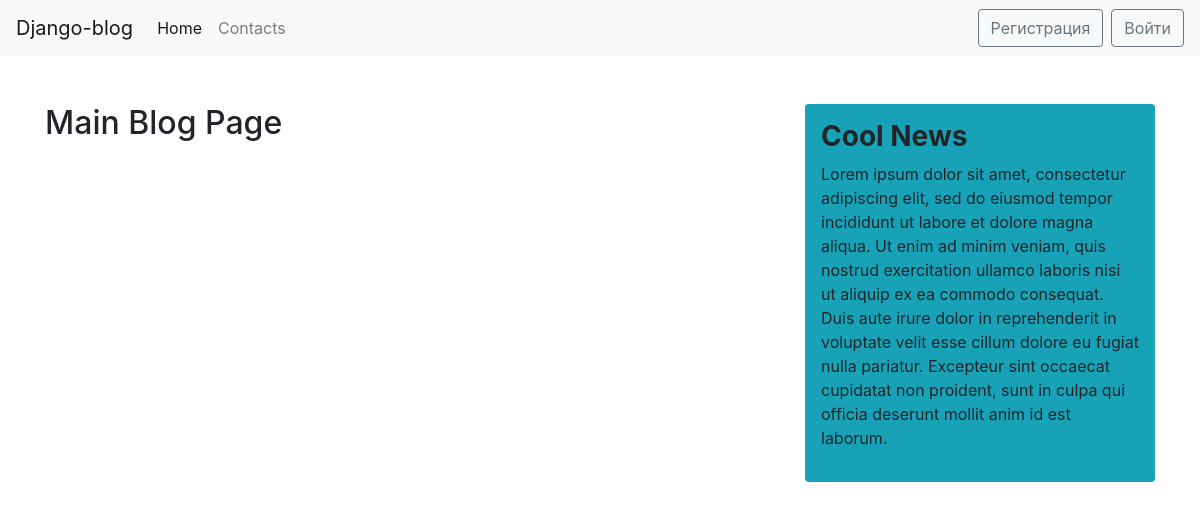
Before: / with the older database file.
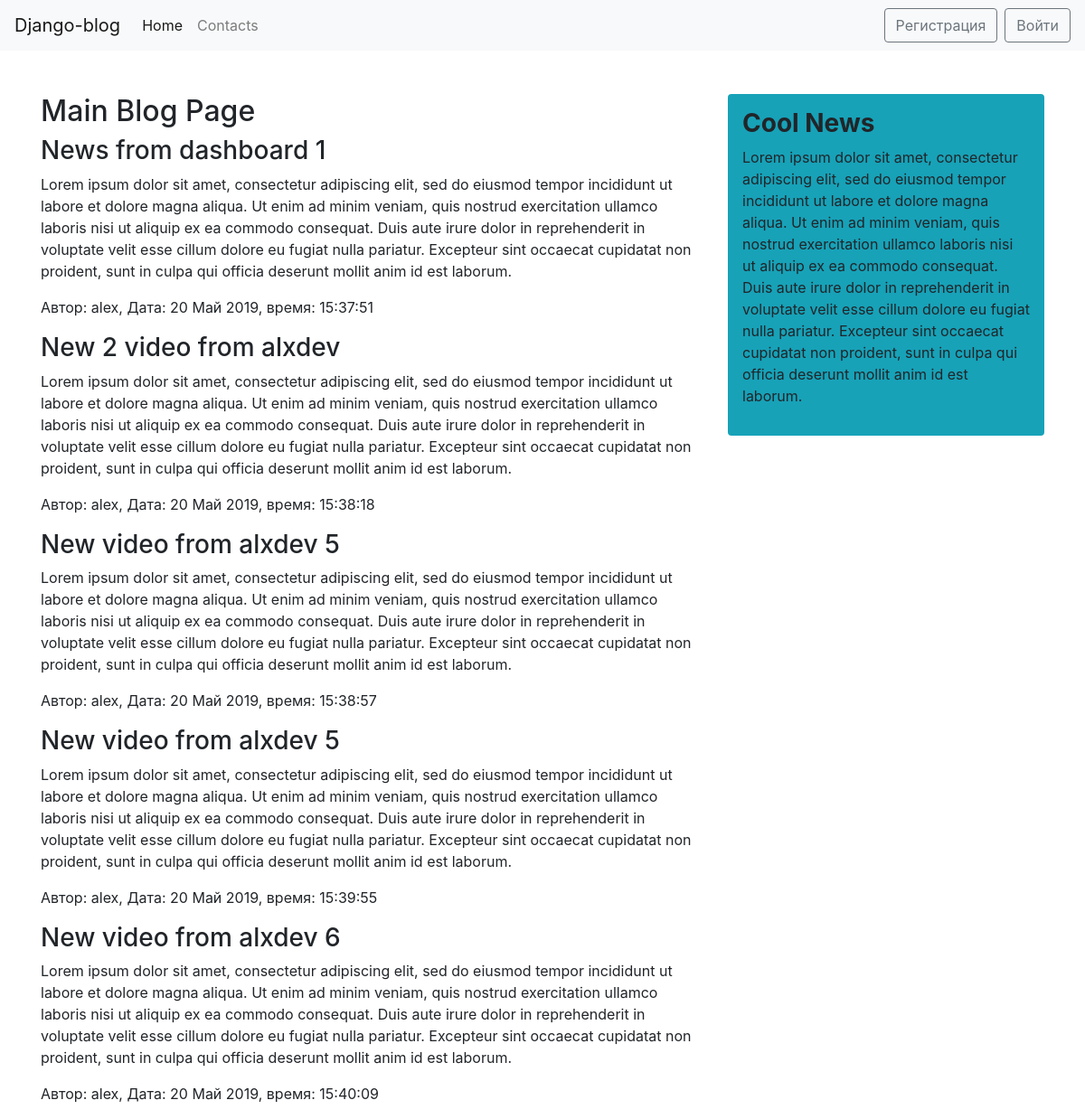
After: the same page with the newer database file.
### blog/models.py (models this page shows)
class News(models.Model):
    title = models.CharField(max_length=100)
    text = models.TextField()
    date = models.DateTimeField(default=timezone.now)
    author = models.ForeignKey(User, on_delete=models.CASCADE)

### blog/views.py (the view)
# urls.py: path('', views.home, name='blog-home'),
def home(request):
    data = {
        'news': News.objects.all(),
        'title': 'Main Blog Page'
    }
    return render(request, 'blog/home.html', data)

### blog/templates/blog/home.html
{% extends 'blog/main.html' %}
{% block main_section %}
    <h2>{{title}}</h2>
    {% for post in news %}
        <h3>{{post.title}}</h3>
        <p>{{post.text}}</p>
    {% if post.author %}
        <p>Автор: {{post.author}}, Дата: {{post.date | date:"j F Y, время: H:i:s"}}</p>
    {% else %}
        <p>Автор: Админ</p>
    {% endif %}
    {% endfor %}
{% endblock main_section%}

### blog/templates/blog/main.html (shortened to what this page needs)
{% load static %}
<!doctype html>
<html lang="en">
<head>
    <link rel="stylesheet" href="https://stackpath.bootstrapcdn.com/bootstrap/4.3.1/css/bootstrap.min.css">
    <link rel="stylesheet" href="{% static 'blog/css/style.css' %}">
</head>
<body>
<nav class="navbar navbar-expand-lg navbar-light bg-light mb-5">
    <a class="navbar-brand" href="{% url 'blog-home' %}">Django-blog</a>
    <div class="collapse navbar-collapse" id="navbarSupportedContent">
        <ul class="navbar-nav mr-auto">
            <li class="nav-item active">
                <a class="nav-link" href="{% url 'blog-home' %}">Home <span class="sr-only">(current)</span></a>
            </li>
            <li class="nav-item">
                <a class="nav-link" href="{% url 'blog-contacts' %}">Contacts</a>
            </li>
        </ul>
    </div>
    <div class="navbar-nav">
      {% if user.is_authenticated %}
        <a href="{% url 'profile' %}" class="btn btn-outline-secondary mr-2">Профиль</a>
        <a href="{% url 'exit' %}" class="btn btn-outline-secondary">Выйти</a>
      {% else %}
        <a href="{% url 'reg' %}" class="btn btn-outline-secondary mr-2">Регистрация</a>
        <a href="{% url 'user' %}" class="btn btn-outline-secondary">Войти</a>
      {% endif %}
    </div>
</nav>
<main class="container">
    <div class="row">
        <div class="col-md-8">
            {% block main_section%}
            {% endblock main_section%}
        </div>
        <aside class="col-md-4">
            <div class="bg-info p-3 mb-3 rounded">
                <h3><b>Cool News</b></h3>
                <p>
                    Lorem ipsum dolor sit amet, consectetur adipiscing elit, sed do eiusmod tempor incididunt ut labore
                    et dolore magna aliqua. Ut enim ad minim veniam, quis nostrud exercitation ullamco laboris nisi ut
                    aliquip ex ea commodo consequat. Duis aute irure dolor in reprehenderit in voluptate velit esse
                    cillum dolore eu fugiat nulla pariatur. Excepteur sint occaecat cupidatat non proident, sunt in
                    culpa qui officia deserunt mollit anim id est laborum.
                </p>
            </div>
            <div class="p-3 mb-3">
            </div>
            <div class="p-3 mb-3">
            </div>
        </aside>
    </div>
</main>
</body>
</html>

Changed rows visible on the page:
added News: title "News from dashboard 1", text "Lorem ipsum dolor sit amet, consectetur adipiscing elit, sed do eiusmod tempor incididunt ut labore et dolore magna aliqua. Ut enim ad minim veniam, quis nostrud exercitation ullamco laboris nisi ut aliquip ex ea commodo consequat. Duis aute irure dolor in reprehenderit in voluptate velit esse cillum dolore eu fugiat nulla pariatur. Excepteur sint occaecat cupidatat non proident, sunt in culpa qui officia deserunt mollit anim id est laborum.", author "alex", date "20 Май 2019, время: 15:37:51"
added News: title "New 2 video from alxdev", text "Lorem ipsum dolor sit amet, consectetur adipiscing elit, sed do eiusmod tempor incididunt ut labore et dolore magna aliqua. Ut enim ad minim veniam, quis nostrud exercitation ullamco laboris nisi ut aliquip ex ea commodo consequat. Duis aute irure dolor in reprehenderit in voluptate velit esse cillum dolore eu fugiat nulla pariatur. Excepteur sint occaecat cupidatat non proident, sunt in culpa qui officia deserunt mollit anim id est laborum.", author "alex", date "20 Май 2019, время: 15:38:18"
added News: title "New video from alxdev 5", text "Lorem ipsum dolor sit amet, consectetur adipiscing elit, sed do eiusmod tempor incididunt ut labore et dolore magna aliqua. Ut enim ad minim veniam, quis nostrud exercitation ullamco laboris nisi ut aliquip ex ea commodo consequat. Duis aute irure dolor in reprehenderit in voluptate velit esse cillum dolore eu fugiat nulla pariatur. Excepteur sint occaecat cupidatat non proident, sunt in culpa qui officia deserunt mollit anim id est laborum.", author "alex", date "20 Май 2019, время: 15:38:57"
added News: title "New video from alxdev 5", text "Lorem ipsum dolor sit amet, consectetur adipiscing elit, sed do eiusmod tempor incididunt ut labore et dolore magna aliqua. Ut enim ad minim veniam, quis nostrud exercitation ullamco laboris nisi ut aliquip ex ea commodo consequat. Duis aute irure dolor in reprehenderit in voluptate velit esse cillum dolore eu fugiat nulla pariatur. Excepteur sint occaecat cupidatat non proident, sunt in culpa qui officia deserunt mollit anim id est laborum.", author "alex", date "20 Май 2019, время: 15:39:55"
added News: title "New video from alxdev 6", text "Lorem ipsum dolor sit amet, consectetur adipiscing elit, sed do eiusmod tempor incididunt ut labore et dolore magna aliqua. Ut enim ad minim veniam, quis nostrud exercitation ullamco laboris nisi ut aliquip ex ea commodo consequat. Duis aute irure dolor in reprehenderit in voluptate velit esse cillum dolore eu fugiat nulla pariatur. Excepteur sint occaecat cupidatat non proident, sunt in culpa qui officia deserunt mollit anim id est laborum.", author "alex", date "20 Май 2019, время: 15:40:09"
